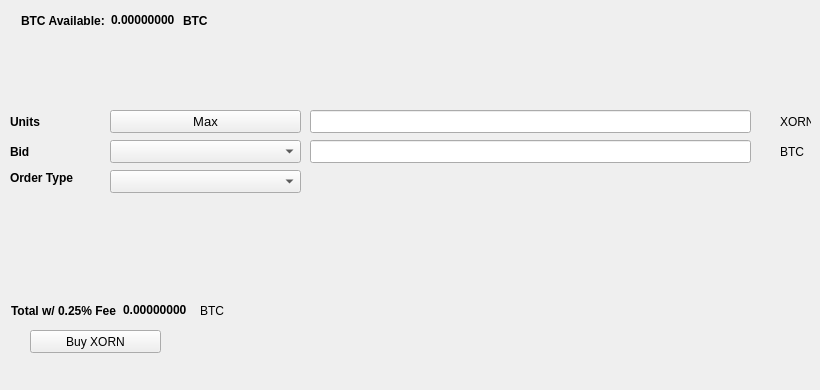
   <widget class="QWidget" name="BuyTab">
    <attribute name="title">
     <string>Buy</string>
    </attribute>
    <widget class="QPushButton" name="BuyXORN">
     <property name="geometry">
      <rect>
       <x>30</x>
       <y>330</y>
       <width>131</width>
       <height>23</height>
      </rect>
     </property>
     <property name="text">
      <string>Buy XORN</string>
     </property>
     <property name="icon">
      <iconset resource="../xorn.qrc">
       <normaloff>:/icons/bitcoin</normaloff>:/icons/bitcoin</iconset>
     </property>
    </widget>
    <widget class="QLabel" name="label_3">
     <property name="geometry">
      <rect>
       <x>10</x>
       <y>110</y>
       <width>46</width>
       <height>23</height>
      </rect>
     </property>
     <property name="font">
      <font>
       <weight>75</weight>
       <bold>true</bold>
      </font>
     </property>
     <property name="text">
      <string>Units</string>
     </property>
    </widget>
    <widget class="QLineEdit" name="UnitsInput">
     <property name="geometry">
      <rect>
       <x>310</x>
       <y>110</y>
       <width>441</width>
       <height>23</height>
      </rect>
     </property>
     <property name="font">
      <font>
       <pointsize>9</pointsize>
       <weight>75</weight>
       <bold>true</bold>
      </font>
     </property>
    </widget>
    <widget class="QLineEdit" name="BuyBidPriceEdit">
     <property name="geometry">
      <rect>
       <x>310</x>
       <y>140</y>
       <width>441</width>
       <height>23</height>
      </rect>
     </property>
     <property name="font">
      <font>
       <pointsize>9</pointsize>
       <weight>75</weight>
       <bold>true</bold>
      </font>
     </property>
    </widget>
    <widget class="QLabel" name="label_4">
     <property name="geometry">
      <rect>
       <x>780</x>
       <y>110</y>
       <width>31</width>
       <height>23</height>
      </rect>
     </property>
     <property name="text">
      <string>XORN</string>
     </property>
    </widget>
    <widget class="QLabel" name="label_5">
     <property name="geometry">
      <rect>
       <x>780</x>
       <y>140</y>
       <width>31</width>
       <height>23</height>
      </rect>
     </property>
     <property name="text">
      <string>BTC</string>
     </property>
    </widget>
    <widget class="QLabel" name="label_6">
     <property name="geometry">
      <rect>
       <x>10</x>
       <y>140</y>
       <width>46</width>
       <height>23</height>
      </rect>
     </property>
     <property name="font">
      <font>
       <weight>75</weight>
       <bold>true</bold>
      </font>
     </property>
     <property name="text">
      <string>Bid</string>
     </property>
    </widget>
    <widget class="QLabel" name="label_7">
     <property name="geometry">
      <rect>
       <x>10</x>
       <y>170</y>
       <width>91</width>
       <height>16</height>
      </rect>
     </property>
     <property name="font">
      <font>
       <weight>75</weight>
       <bold>true</bold>
      </font>
     </property>
     <property name="text">
      <string>Order Type</string>
     </property>
    </widget>
    <widget class="QPushButton" name="Buy_Max_Amount">
     <property name="geometry">
      <rect>
       <x>110</x>
       <y>110</y>
       <width>191</width>
       <height>23</height>
      </rect>
     </property>
     <property name="font">
      <font>
       <pointsize>10</pointsize>
      </font>
     </property>
     <property name="text">
      <string>Max</string>
     </property>
    </widget>
    <widget class="QComboBox" name="BuyBidcomboBox">
     <property name="geometry">
      <rect>
       <x>110</x>
       <y>140</y>
       <width>191</width>
       <height>23</height>
      </rect>
     </property>
     <property name="font">
      <font>
       <pointsize>10</pointsize>
      </font>
     </property>
    </widget>
    <widget class="QComboBox" name="buyOrdertypeCombo">
     <property name="geometry">
      <rect>
       <x>110</x>
       <y>170</y>
       <width>191</width>
       <height>23</height>
      </rect>
     </property>
     <property name="font">
      <font>
       <pointsize>10</pointsize>
      </font>
     </property>
    </widget>
    <widget class="QWidget" name="layoutWidget1">
     <property name="geometry">
      <rect>
       <x>21</x>
       <y>11</y>
       <width>227</width>
       <height>19</height>
      </rect>
     </property>
     <layout class="QHBoxLayout" name="horizontalLayout_3">
      <item>
       <widget class="QLabel" name="label232">
        <property name="font">
         <font>
          <weight>75</weight>
          <bold>true</bold>
         </font>
        </property>
        <property name="text">
         <string>BTC Available:</string>
        </property>
       </widget>
      </item>
      <item>
       <widget class="QLabel" name="BtcAvailableLbl">
        <property name="palette">
         <palette>
          <active>
           <colorrole role="WindowText">
            <brush brushstyle="SolidPattern">
             <color alpha="255">
              <red>0</red>
              <green>0</green>
              <blue>0</blue>
             </color>
            </brush>
           </colorrole>
           <colorrole role="Button">
            <brush brushstyle="SolidPattern">
             <color alpha="255">
              <red>0</red>
              <green>170</green>
              <blue>0</blue>
             </color>
            </brush>
           </colorrole>
           <colorrole role="Light">
            <brush brushstyle="SolidPattern">
             <color alpha="255">
              <red>0</red>
              <green>255</green>
              <blue>0</blue>
             </color>
            </brush>
           </colorrole>
           <colorrole role="Midlight">
            <brush brushstyle="SolidPattern">
             <color alpha="255">
              <red>0</red>
              <green>212</green>
              <blue>0</blue>
             </color>
            </brush>
           </colorrole>
           <colorrole role="Dark">
            <brush brushstyle="SolidPattern">
             <color alpha="255">
              <red>0</red>
              <green>85</green>
              <blue>0</blue>
             </color>
            </brush>
           </colorrole>
           <colorrole role="Mid">
            <brush brushstyle="SolidPattern">
             <color alpha="255">
              <red>0</red>
              <green>113</green>
              <blue>0</blue>
             </color>
            </brush>
           </colorrole>
           <colorrole role="Text">
            <brush brushstyle="SolidPattern">
             <color alpha="255">
              <red>0</red>
              <green>170</green>
              <blue>0</blue>
             </color>
            </brush>
           </colorrole>
           <colorrole role="BrightText">
            <brush brushstyle="SolidPattern">
             <color alpha="255">
              <red>255</red>
              <green>255</green>
              <blue>255</blue>
             </color>
            </brush>
           </colorrole>
           <colorrole role="ButtonText">
            <brush brushstyle="SolidPattern">
             <color alpha="255">
              <red>0</red>
              <green>0</green>
              <blue>0</blue>
             </color>
            </brush>
           </colorrole>
           <colorrole role="Base">
            <brush brushstyle="SolidPattern">
             <color alpha="255">
              <red>255</red>
              <green>255</green>
              <blue>255</blue>
             </color>
            </brush>
           </colorrole>
           <colorrole role="Window">
            <brush brushstyle="SolidPattern">
             <color alpha="255">
              <red>0</red>
              <green>170</green>
              <blue>0</blue>
             </color>
            </brush>
           </colorrole>
           <colorrole role="Shadow">
            <brush brushstyle="SolidPattern">
             <color alpha="255">
              <red>0</red>
              <green>0</green>
              <blue>0</blue>
             </color>
            </brush>
           </colorrole>
           <colorrole role="AlternateBase">
            <brush brushstyle="SolidPattern">
             <color alpha="255">
              <red>127</red>
              <green>212</green>
              <blue>127</blue>
             </color>
            </brush>
           </colorrole>
           <colorrole role="ToolTipBase">
            <brush brushstyle="SolidPattern">
             <color alpha="255">
              <red>255</red>
              <green>255</green>
              <blue>220</blue>
             </color>
            </brush>
           </colorrole>
           <colorrole role="ToolTipText">
            <brush brushstyle="SolidPattern">
             <color alpha="255">
              <red>0</red>
              <green>0</green>
              <blue>0</blue>
             </color>
            </brush>
           </colorrole>
          </active>
          <inactive>
           <colorrole role="WindowText">
            <brush brushstyle="SolidPattern">
             <color alpha="255">
              <red>0</red>
              <green>0</green>
              <blue>0</blue>
             </color>
            </brush>
           </colorrole>
           <colorrole role="Button">
            <brush brushstyle="SolidPattern">
             <color alpha="255">
              <red>0</red>
              <green>170</green>
              <blue>0</blue>
             </color>
            </brush>
           </colorrole>
           <colorrole role="Light">
            <brush brushstyle="SolidPattern">
             <color alpha="255">
              <red>0</red>
              <green>255</green>
              <blue>0</blue>
             </color>
            </brush>
           </colorrole>
           <colorrole role="Midlight">
            <brush brushstyle="SolidPattern">
             <color alpha="255">
              <red>0</red>
              <green>212</green>
              <blue>0</blue>
             </color>
            </brush>
           </colorrole>
           <colorrole role="Dark">
            <brush brushstyle="SolidPattern">
             <color alpha="255">
              <red>0</red>
              <green>85</green>
              <blue>0</blue>
             </color>
            </brush>
           </colorrole>
           <colorrole role="Mid">
            <brush brushstyle="SolidPattern">
             <color alpha="255">
              <red>0</red>
              <green>113</green>
              <blue>0</blue>
             </color>
            </brush>
           </colorrole>
           <colorrole role="Text">
            <brush brushstyle="SolidPattern">
             <color alpha="255">
              <red>0</red>
              <green>170</green>
              <blue>0</blue>
             </color>
            </brush>
           </colorrole>
           <colorrole role="BrightText">
            <brush brushstyle="SolidPattern">
             <color alpha="255">
              <red>255</red>
              <green>255</green>
              <blue>255</blue>
             </color>
            </brush>
           </colorrole>
           <colorrole role="ButtonText">
            <brush brushstyle="SolidPattern">
             <color alpha="255">
              <red>0</red>
              <green>0</green>
              <blue>0</blue>
             </color>
            </brush>
           </colorrole>
           <colorrole role="Base">
            <brush brushstyle="SolidPattern">
             <color alpha="255">
              <red>255</red>
              <green>255</green>
              <blue>255</blue>
             </color>
            </brush>
           </colorrole>
           <colorrole role="Window">
            <brush brushstyle="SolidPattern">
             <color alpha="255">
              <red>0</red>
              <green>170</green>
              <blue>0</blue>
             </color>
            </brush>
           </colorrole>
           <colorrole role="Shadow">
            <brush brushstyle="SolidPattern">
             <color alpha="255">
              <red>0</red>
              <green>0</green>
              <blue>0</blue>
             </color>
            </brush>
           </colorrole>
           <colorrole role="AlternateBase">
            <brush brushstyle="SolidPattern">
             <color alpha="255">
              <red>127</red>
              <green>212</green>
              <blue>127</blue>
             </color>
            </brush>
           </colorrole>
           <colorrole role="ToolTipBase">
            <brush brushstyle="SolidPattern">
             <color alpha="255">
              <red>255</red>
              <green>255</green>
              <blue>220</blue>
             </color>
            </brush>
           </colorrole>
           <colorrole role="ToolTipText">
            <brush brushstyle="SolidPattern">
             <color alpha="255">
              <red>0</red>
              <green>0</green>
              <blue>0</blue>
             </color>
            </brush>
           </colorrole>
          </inactive>
          <disabled>
           <colorrole role="WindowText">
            <brush brushstyle="SolidPattern">
             <color alpha="255">
              <red>0</red>
              <green>85</green>
              <blue>0</blue>
             </color>
            </brush>
           </colorrole>
           <colorrole role="Button">
            <brush brushstyle="SolidPattern">
             <color alpha="255">
              <red>0</red>
              <green>170</green>
              <blue>0</blue>
             </color>
            </brush>
           </colorrole>
           <colorrole role="Light">
            <brush brushstyle="SolidPattern">
             <color alpha="255">
              <red>0</red>
              <green>255</green>
              <blue>0</blue>
             </color>
            </brush>
           </colorrole>
           <colorrole role="Midlight">
            <brush brushstyle="SolidPattern">
             <color alpha="255">
              <red>0</red>
              <green>212</green>
              <blue>0</blue>
             </color>
            </brush>
           </colorrole>
           <colorrole role="Dark">
            <brush brushstyle="SolidPattern">
             <color alpha="255">
              <red>0</red>
              <green>85</green>
              <blue>0</blue>
             </color>
            </brush>
           </colorrole>
           <colorrole role="Mid">
            <brush brushstyle="SolidPattern">
             <color alpha="255">
              <red>0</red>
              <green>113</green>
              <blue>0</blue>
             </color>
            </brush>
           </colorrole>
           <colorrole role="Text">
            <brush brushstyle="SolidPattern">
             <color alpha="255">
              <red>0</red>
              <green>85</green>
              <blue>0</blue>
             </color>
            </brush>
           </colorrole>
           <colorrole role="BrightText">
            <brush brushstyle="SolidPattern">
             <color alpha="255">
              <red>255</red>
              <green>255</green>
              <blue>255</blue>
             </color>
            </brush>
           </colorrole>
           <colorrole role="ButtonText">
            <brush brushstyle="SolidPattern">
             <color alpha="255">
              <red>0</red>
              <green>85</green>
              <blue>0</blue>
             </color>
            </brush>
           </colorrole>
           <colorrole role="Base">
            <brush brushstyle="SolidPattern">
             <color alpha="255">
              <red>0</red>
              <green>170</green>
              <blue>0</blue>
             </color>
            </brush>
           </colorrole>
           <colorrole role="Window">
            <brush brushstyle="SolidPattern">
             <color alpha="255">
              <red>0</red>
              <green>170</green>
              <blue>0</blue>
             </color>
            </brush>
           </colorrole>
           <colorrole role="Shadow">
            <brush brushstyle="SolidPattern">
             <color alpha="255">
              <red>0</red>
              <green>0</green>
              <blue>0</blue>
             </color>
            </brush>
           </colorrole>
           <colorrole role="AlternateBase">
            <brush brushstyle="SolidPattern">
             <color alpha="255">
              <red>0</red>
              <green>170</green>
              <blue>0</blue>
             </color>
            </brush>
           </colorrole>
           <colorrole role="ToolTipBase">
            <brush brushstyle="SolidPattern">
             <color alpha="255">
              <red>255</red>
              <green>255</green>
              <blue>220</blue>
             </color>
            </brush>
           </colorrole>
           <colorrole role="ToolTipText">
            <brush brushstyle="SolidPattern">
             <color alpha="255">
              <red>0</red>
              <green>0</green>
              <blue>0</blue>
             </color>
            </brush>
           </colorrole>
          </disabled>
         </palette>
        </property>
        <property name="font">
         <font>
          <weight>75</weight>
          <bold>true</bold>
         </font>
        </property>
        <property name="text">
         <string>0.00000000</string>
        </property>
        <property name="textInteractionFlags">
         <set>Qt::LinksAccessibleByMouse|Qt::TextSelectableByKeyboard|Qt::TextSelectableByMouse</set>
        </property>
       </widget>
      </item>
      <item>
       <widget class="QLabel" name="BtcAvailableLbl_2">
        <property name="font">
         <font>
          <weight>75</weight>
          <bold>true</bold>
         </font>
        </property>
        <property name="text">
         <string>BTC</string>
        </property>
       </widget>
      </item>
     </layout>
    </widget>
    <widget class="QWidget" name="layoutWidge2">
     <property name="geometry">
      <rect>
       <x>11</x>
       <y>301</y>
       <width>259</width>
       <height>19</height>
      </rect>
     </property>
     <layout class="QHBoxLayout" name="horizontalLayout_4">
      <item>
       <widget class="QLabel" name="label_9">
        <property name="font">
         <font>
          <weight>75</weight>
          <bold>true</bold>
         </font>
        </property>
        <property name="text">
         <string>Total w/ 0.25% Fee</string>
        </property>
       </widget>
      </item>
      <item>
       <widget class="QLabel" name="BuyCostLabel">
        <property name="palette">
         <palette>
          <active>
           <colorrole role="WindowText">
            <brush brushstyle="SolidPattern">
             <color alpha="255">
              <red>0</red>
              <green>0</green>
              <blue>0</blue>
             </color>
            </brush>
           </colorrole>
           <colorrole role="Button">
            <brush brushstyle="SolidPattern">
             <color alpha="255">
              <red>0</red>
              <green>170</green>
              <blue>0</blue>
             </color>
            </brush>
           </colorrole>
           <colorrole role="Light">
            <brush brushstyle="SolidPattern">
             <color alpha="255">
              <red>0</red>
              <green>255</green>
              <blue>0</blue>
             </color>
            </brush>
           </colorrole>
           <colorrole role="Midlight">
            <brush brushstyle="SolidPattern">
             <color alpha="255">
              <red>0</red>
              <green>212</green>
              <blue>0</blue>
             </color>
            </brush>
           </colorrole>
           <colorrole role="Dark">
            <brush brushstyle="SolidPattern">
             <color alpha="255">
              <red>0</red>
              <green>85</green>
              <blue>0</blue>
             </color>
            </brush>
           </colorrole>
           <colorrole role="Mid">
            <brush brushstyle="SolidPattern">
             <color alpha="255">
              <red>0</red>
              <green>113</green>
              <blue>0</blue>
             </color>
            </brush>
           </colorrole>
           <colorrole role="Text">
            <brush brushstyle="SolidPattern">
             <color alpha="255">
              <red>0</red>
              <green>170</green>
              <blue>0</blue>
             </color>
            </brush>
           </colorrole>
           <colorrole role="BrightText">
            <brush brushstyle="SolidPattern">
             <color alpha="255">
              <red>255</red>
              <green>255</green>
              <blue>255</blue>
             </color>
            </brush>
           </colorrole>
           <colorrole role="ButtonText">
            <brush brushstyle="SolidPattern">
             <color alpha="255">
              <red>0</red>
              <green>0</green>
              <blue>0</blue>
             </color>
            </brush>
           </colorrole>
           <colorrole role="Base">
            <brush brushstyle="SolidPattern">
             <color alpha="255">
              <red>255</red>
              <green>255</green>
              <blue>255</blue>
             </color>
            </brush>
           </colorrole>
           <colorrole role="Window">
            <brush brushstyle="SolidPattern">
             <color alpha="255">
              <red>0</red>
              <green>170</green>
              <blue>0</blue>
             </color>
            </brush>
           </colorrole>
           <colorrole role="Shadow">
            <brush brushstyle="SolidPattern">
             <color alpha="255">
              <red>0</red>
              <green>0</green>
              <blue>0</blue>
             </color>
            </brush>
           </colorrole>
           <colorrole role="AlternateBase">
            <brush brushstyle="SolidPattern">
             <color alpha="255">
              <red>127</red>
              <green>212</green>
              <blue>127</blue>
             </color>
            </brush>
           </colorrole>
           <colorrole role="ToolTipBase">
            <brush brushstyle="SolidPattern">
             <color alpha="255">
              <red>255</red>
              <green>255</green>
              <blue>220</blue>
             </color>
            </brush>
           </colorrole>
           <colorrole role="ToolTipText">
            <brush brushstyle="SolidPattern">
             <color alpha="255">
              <red>0</red>
              <green>0</green>
              <blue>0</blue>
             </color>
            </brush>
           </colorrole>
          </active>
          <inactive>
           <colorrole role="WindowText">
            <brush brushstyle="SolidPattern">
             <color alpha="255">
              <red>0</red>
              <green>0</green>
              <blue>0</blue>
             </color>
            </brush>
           </colorrole>
           <colorrole role="Button">
            <brush brushstyle="SolidPattern">
             <color alpha="255">
              <red>0</red>
              <green>170</green>
              <blue>0</blue>
             </color>
            </brush>
           </colorrole>
           <colorrole role="Light">
            <brush brushstyle="SolidPattern">
             <color alpha="255">
              <red>0</red>
              <green>255</green>
              <blue>0</blue>
             </color>
            </brush>
           </colorrole>
           <colorrole role="Midlight">
            <brush brushstyle="SolidPattern">
             <color alpha="255">
              <red>0</red>
              <green>212</green>
              <blue>0</blue>
             </color>
            </brush>
           </colorrole>
           <colorrole role="Dark">
            <brush brushstyle="SolidPattern">
             <color alpha="255">
              <red>0</red>
              <green>85</green>
              <blue>0</blue>
             </color>
            </brush>
           </colorrole>
           <colorrole role="Mid">
            <brush brushstyle="SolidPattern">
             <color alpha="255">
              <red>0</red>
              <green>113</green>
              <blue>0</blue>
             </color>
            </brush>
           </colorrole>
           <colorrole role="Text">
            <brush brushstyle="SolidPattern">
             <color alpha="255">
              <red>0</red>
              <green>170</green>
              <blue>0</blue>
             </color>
            </brush>
           </colorrole>
           <colorrole role="BrightText">
            <brush brushstyle="SolidPattern">
             <color alpha="255">
              <red>255</red>
              <green>255</green>
              <blue>255</blue>
             </color>
            </brush>
           </colorrole>
           <colorrole role="ButtonText">
            <brush brushstyle="SolidPattern">
             <color alpha="255">
              <red>0</red>
              <green>0</green>
              <blue>0</blue>
             </color>
            </brush>
           </colorrole>
           <colorrole role="Base">
            <brush brushstyle="SolidPattern">
             <color alpha="255">
              <red>255</red>
              <green>255</green>
              <blue>255</blue>
             </color>
            </brush>
           </colorrole>
           <colorrole role="Window">
            <brush brushstyle="SolidPattern">
             <color alpha="255">
              <red>0</red>
              <green>170</green>
              <blue>0</blue>
             </color>
            </brush>
           </colorrole>
           <colorrole role="Shadow">
            <brush brushstyle="SolidPattern">
             <color alpha="255">
              <red>0</red>
              <green>0</green>
              <blue>0</blue>
             </color>
            </brush>
           </colorrole>
           <colorrole role="AlternateBase">
            <brush brushstyle="SolidPattern">
             <color alpha="255">
              <red>127</red>
              <green>212</green>
              <blue>127</blue>
             </color>
            </brush>
           </colorrole>
           <colorrole role="ToolTipBase">
            <brush brushstyle="SolidPattern">
             <color alpha="255">
              <red>255</red>
              <green>255</green>
              <blue>220</blue>
             </color>
            </brush>
           </colorrole>
           <colorrole role="ToolTipText">
            <brush brushstyle="SolidPattern">
             <color alpha="255">
              <red>0</red>
              <green>0</green>
              <blue>0</blue>
             </color>
            </brush>
           </colorrole>
          </inactive>
          <disabled>
           <colorrole role="WindowText">
            <brush brushstyle="SolidPattern">
             <color alpha="255">
              <red>0</red>
              <green>85</green>
              <blue>0</blue>
             </color>
            </brush>
           </colorrole>
           <colorrole role="Button">
            <brush brushstyle="SolidPattern">
             <color alpha="255">
              <red>0</red>
              <green>170</green>
              <blue>0</blue>
             </color>
            </brush>
           </colorrole>
           <colorrole role="Light">
            <brush brushstyle="SolidPattern">
             <color alpha="255">
              <red>0</red>
              <green>255</green>
              <blue>0</blue>
             </color>
            </brush>
           </colorrole>
           <colorrole role="Midlight">
            <brush brushstyle="SolidPattern">
             <color alpha="255">
              <red>0</red>
              <green>212</green>
              <blue>0</blue>
             </color>
            </brush>
           </colorrole>
           <colorrole role="Dark">
            <brush brushstyle="SolidPattern">
             <color alpha="255">
              <red>0</red>
              <green>85</green>
              <blue>0</blue>
             </color>
            </brush>
           </colorrole>
           <colorrole role="Mid">
            <brush brushstyle="SolidPattern">
             <color alpha="255">
              <red>0</red>
              <green>113</green>
              <blue>0</blue>
             </color>
            </brush>
           </colorrole>
           <colorrole role="Text">
            <brush brushstyle="SolidPattern">
             <color alpha="255">
              <red>0</red>
              <green>85</green>
              <blue>0</blue>
             </color>
            </brush>
           </colorrole>
           <colorrole role="BrightText">
            <brush brushstyle="SolidPattern">
             <color alpha="255">
              <red>255</red>
              <green>255</green>
              <blue>255</blue>
             </color>
            </brush>
           </colorrole>
           <colorrole role="ButtonText">
            <brush brushstyle="SolidPattern">
             <color alpha="255">
              <red>0</red>
              <green>85</green>
              <blue>0</blue>
             </color>
            </brush>
           </colorrole>
           <colorrole role="Base">
            <brush brushstyle="SolidPattern">
             <color alpha="255">
              <red>0</red>
              <green>170</green>
              <blue>0</blue>
             </color>
            </brush>
           </colorrole>
           <colorrole role="Window">
            <brush brushstyle="SolidPattern">
             <color alpha="255">
              <red>0</red>
              <green>170</green>
              <blue>0</blue>
             </color>
            </brush>
           </colorrole>
           <colorrole role="Shadow">
            <brush brushstyle="SolidPattern">
             <color alpha="255">
              <red>0</red>
              <green>0</green>
              <blue>0</blue>
             </color>
            </brush>
           </colorrole>
           <colorrole role="AlternateBase">
            <brush brushstyle="SolidPattern">
             <color alpha="255">
              <red>0</red>
              <green>170</green>
              <blue>0</blue>
             </color>
            </brush>
           </colorrole>
           <colorrole role="ToolTipBase">
            <brush brushstyle="SolidPattern">
             <color alpha="255">
              <red>255</red>
              <green>255</green>
              <blue>220</blue>
             </color>
            </brush>
           </colorrole>
           <colorrole role="ToolTipText">
            <brush brushstyle="SolidPattern">
             <color alpha="255">
              <red>0</red>
              <green>0</green>
              <blue>0</blue>
             </color>
            </brush>
           </colorrole>
          </disabled>
         </palette>
        </property>
        <property name="font">
         <font>
          <weight>75</weight>
          <bold>true</bold>
         </font>
        </property>
        <property name="autoFillBackground">
         <bool>false</bool>
        </property>
        <property name="text">
         <string>0.00000000</string>
        </property>
        <property name="textInteractionFlags">
         <set>Qt::LinksAccessibleByMouse|Qt::TextSelectableByMouse</set>
        </property>
       </widget>
      </item>
      <item>
       <widget class="QLabel" name="label_10">
        <property name="font">
         <font>
          <weight>50</weight>
          <bold>false</bold>
         </font>
        </property>
        <property name="text">
         <string>BTC</string>
        </property>
       </widget>
      </item>
     </layout>
    </widget>
    <widget class="QLabel" name="label_24">
     <property name="geometry">
      <rect>
       <x>460</x>
       <y>300</y>
       <width>281</width>
       <height>81</height>
      </rect>
     </property>
     <property name="text">
      <string/>
     </property>
     <property name="pixmap">
      <pixmap>:/images/bittrex</pixmap>
     </property>
    </widget>
   </widget>
